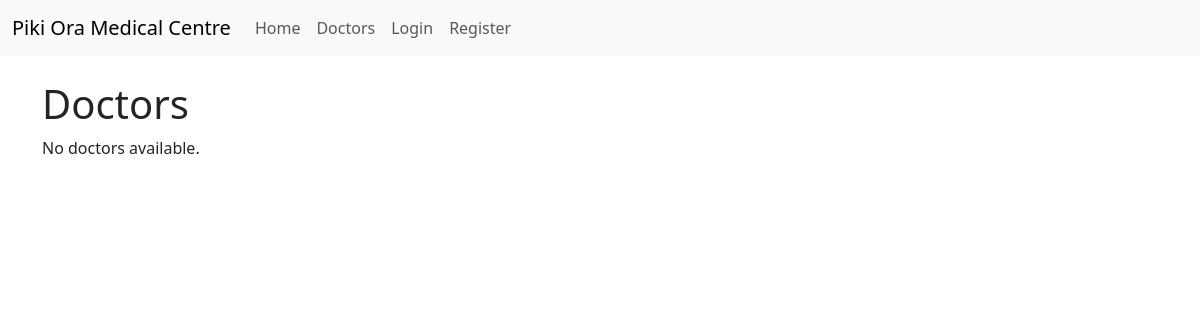
The app's page /tools/doctors/, older data.
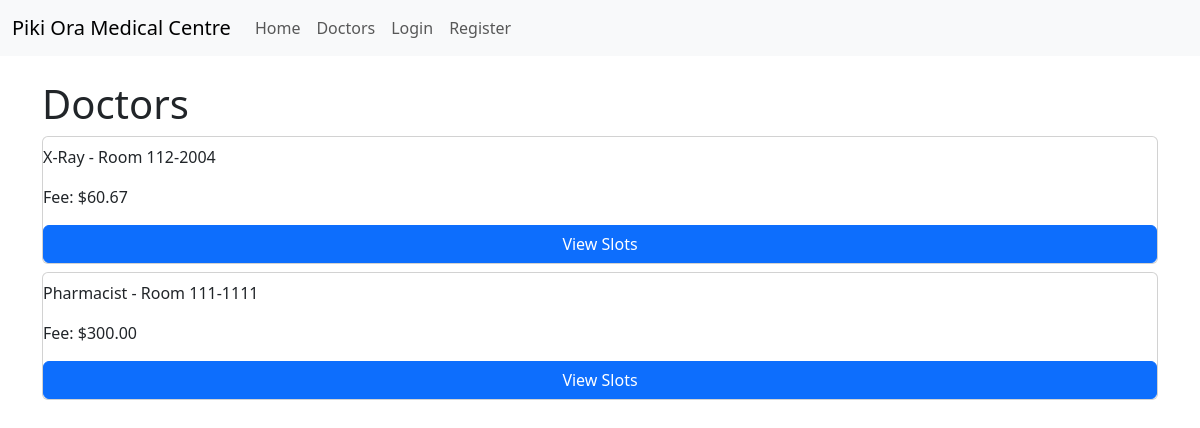
The same page, newer data.
### tools/models.py (models this page shows, shortened)
class Doctor(models.Model):
    user = models.OneToOneField(User, on_delete=models.CASCADE, related_name='doctor_profile')
    specialization = models.CharField(max_length=100)
    room_number = models.CharField(max_length=100)
    bio = models.TextField()
    profile_pic = models.ImageField(upload_to='images/profile/', blank=True, null=True)
    consultation_fee = models.DecimalField(max_digits=10, decimal_places=2)
    @property
    def name(self):
        return self.user.get_full_name() or self.user.username

### tools/views.py (the view)
# urls.py: path('doctors/', views.doctor_list, name='doctor_list'),
def doctor_list(request):
    doctors = Doctor.objects.all()
    return render(request, 'doctor_list.html', {'doctors': doctors})

### templates/doctor_list.html (shortened to what this page needs)
{% extends 'base.html' %}
{% block content %}
    <h1>Doctors</h1>
    {% for doctor in doctors %}
        <div class="card mb-2 p3">
            <p>{{ doctor.specialization }} - Room {{ doctor.room_number }}</p>
            <p>Fee: ${{ doctor.consultation_fee }}</p>
            <a class="btn btn-primary" href="{% url 'doctor_slots' doctor.id %}">View Slots</a>
        </div>
    {% empty %}
        <p>No doctors available.</p>
    {% endfor %}
{% endblock %}

### templates/base.html (shortened to what this page needs)
{% load static %}
<!DOCTYPE html>
<html lang="en">
<head>
<link href="https://cdn.jsdelivr.net/npm/bootstrap@5.3.8/dist/css/bootstrap.min.css" rel="stylesheet">
<link href="{% static 'CSS/style.css' %}" rel="stylesheet">
</head>
<body>
<header>
<nav class="navbar navbar-expand-lg navbar-light bg-light">
  <div class="container-fluid">
    <a class="navbar-brand" href="{% url 'home' %}">Piki Ora Medical Centre</a>
    <div class="collapse navbar-collapse" id="navbarSupportedContent">
      <ul class="navbar-nav me-auto mb-2 mb-lg-0">
        <li class="nav-item">
          <a class="nav-link" href="{% url 'home' %}">Home</a>
        </li>
        <li class="nav-item">
          <a class="nav-link" href="{% url 'doctor_list' %}">Doctors</a>
        </li>
        {% if user.is_authenticated %}
        <li class="nav-item">
          <a class="nav-link" href="{% url 'my_appointments' %}">My Appointments</a>
        </li>
        <li class="nav-item">
          <span class="nav-link">Hi, {{ user.username }}</span>
        </li>
        <li class="nav-item">
          <form method="post" action="{% url 'logout' %}" class="d-inline">
            {% csrf_token %}
            <button type="submit" class="btn btn-link nav-link">Logout</button>
          </form>
        </li>
        {% else %}
        <li class="nav-item">
          <a class="nav-link" href="{% url 'login' %}">Login</a>
        </li>
        <li class="nav-item">
          <a class="nav-link" href="{% url 'register_form' %}">Register</a>
        </li>
        {% endif %}
      </ul>
    </div>
  </div>
</nav>
</header>
<div class="container mt-4">
{% block content %}
{% endblock %}
</div>
</body>
</html>

Row changes from the older to the newer data that the page shows:
added Doctor: specialization "X-Ray", room_number "112-2004", consultation_fee "60.67"
added Doctor: specialization "Pharmacist", room_number "111-1111", consultation_fee "300.00"
Text that changed along with them:
text no longer shown: "No doctors available."
